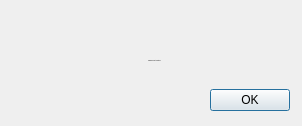
<?xml version="1.0" encoding="UTF-8"?>
<ui version="4.0">
 <class>TwoLinesDialogUI</class>
 <widget class="QDialog" name="TwoLinesDialogUI">
  <property name="geometry">
   <rect>
    <x>0</x>
    <y>0</y>
    <width>302</width>
    <height>126</height>
   </rect>
  </property>
  <property name="windowTitle">
   <string>Dialog</string>
  </property>
  <widget class="QDialogButtonBox" name="buttonBox">
   <property name="geometry">
    <rect>
     <x>130</x>
     <y>80</y>
     <width>160</width>
     <height>40</height>
    </rect>
   </property>
   <property name="standardButtons">
    <set>QDialogButtonBox::Ok</set>
   </property>
  </widget>
  <widget class="QLabel" name="label_2">
   <property name="geometry">
    <rect>
     <x>19</x>
     <y>40</y>
     <width>271</width>
     <height>41</height>
    </rect>
   </property>
   <property name="font">
    <font>
     <family>MS Shell Dlg 2</family>
     <pointsize>-1</pointsize>
     <weight>50</weight>
     <italic>false</italic>
     <bold>false</bold>
    </font>
   </property>
   <property name="styleSheet">
    <string notr="true">font: 12px &quot;MS Shell Dlg 2&quot;;</string>
   </property>
   <property name="text">
    <string>Please press OK to continue.</string>
   </property>
   <property name="alignment">
    <set>Qt::AlignCenter</set>
   </property>
  </widget>
  <widget class="QLabel" name="label">
   <property name="geometry">
    <rect>
     <x>10</x>
     <y>10</y>
     <width>281</width>
     <height>20</height>
    </rect>
   </property>
   <property name="layoutDirection">
    <enum>Qt::LeftToRight</enum>
   </property>
   <property name="styleSheet">
    <string notr="true">font: 12px &quot;MS Shell Dlg 2&quot;;</string>
   </property>
   <property name="text">
    <string>&lt;line1&gt;</string>
   </property>
   <property name="alignment">
    <set>Qt::AlignCenter</set>
   </property>
  </widget>
 </widget>
 <resources/>
 <connections/>
</ui>
